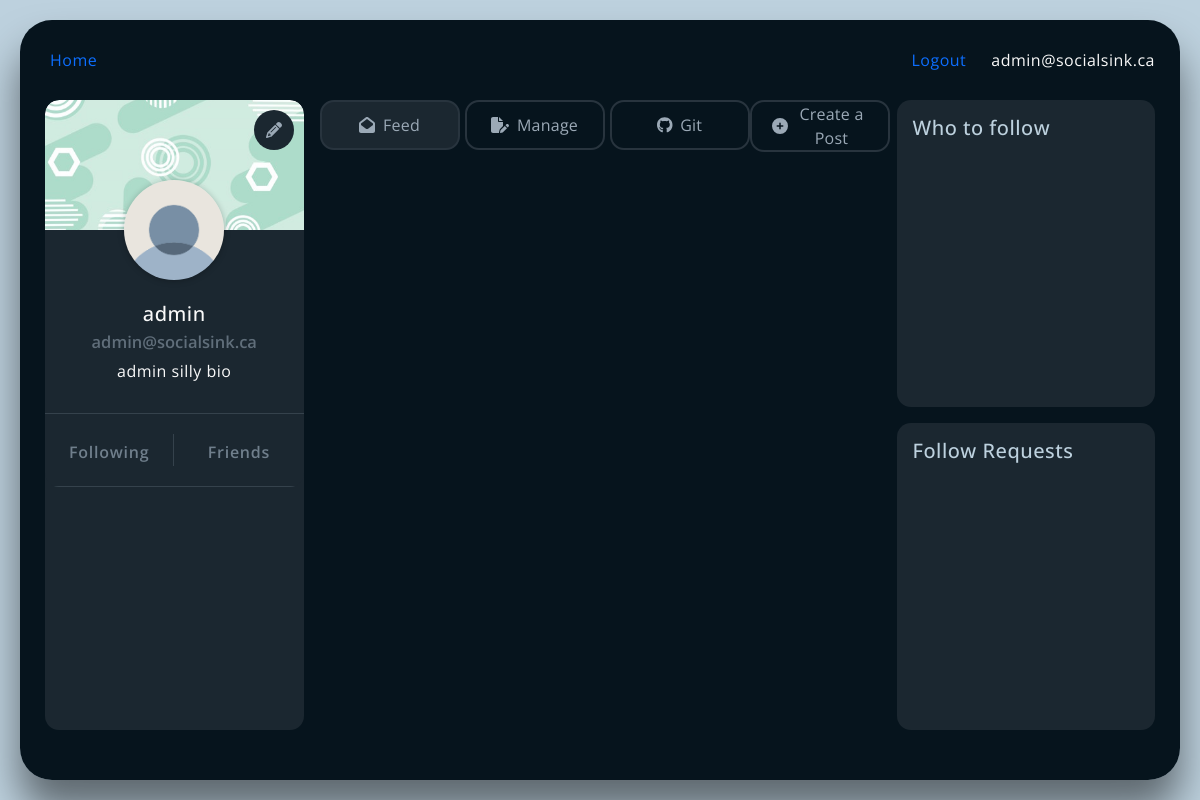
Page / (signed in) on the earlier database version.
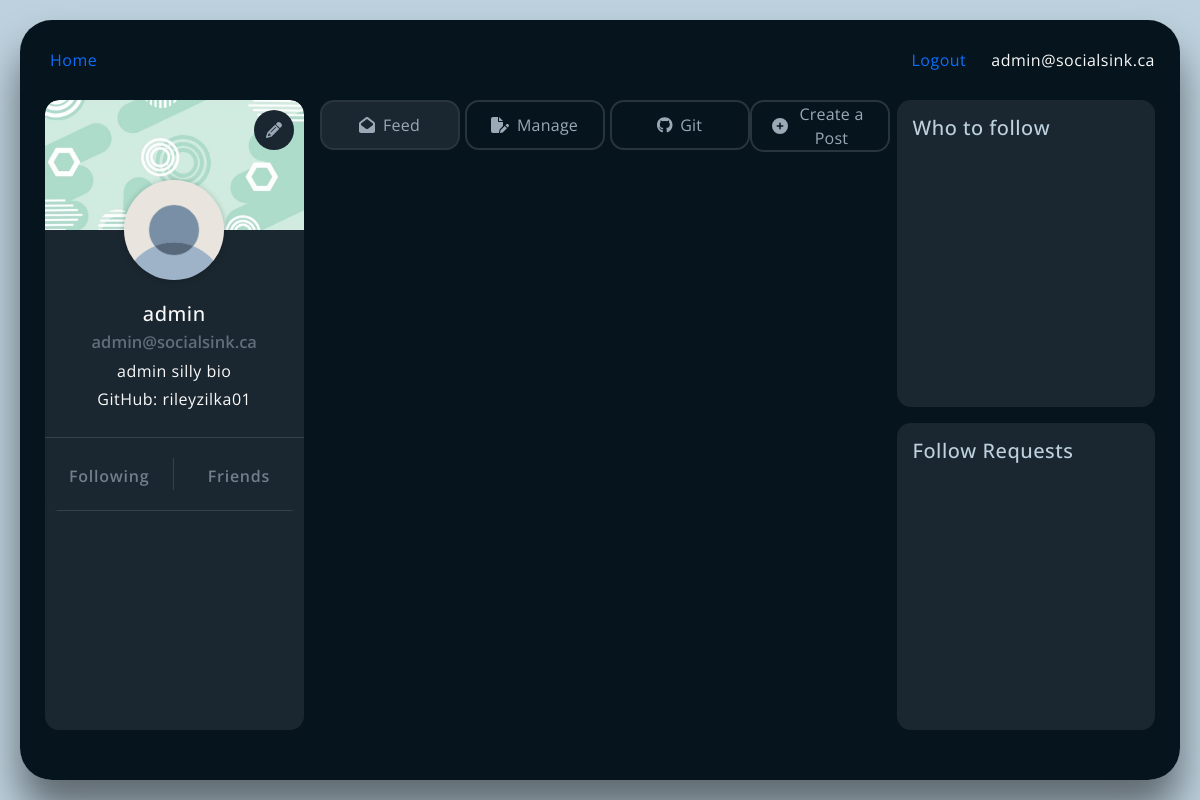
Same page on the later database version.
### main/models.py (models this page shows)
class Author(models.Model):
    id = models.AutoField(primary_key=True)
    user = models.OneToOneField(User, on_delete=models.CASCADE)
    bio = models.CharField(max_length=200, null=True)
    github = models.CharField(max_length=200, null=True, blank=True)
    profileImage = models.CharField(max_length=200, null=True, blank=True) #link to public image
    created_at = models.DateTimeField(auto_now_add=True)
    updated_at = models.DateTimeField(null=True, blank=True)
    is_permitted = models.BooleanField(default=True)

### main/views.py (the view)
# urls.py: path("", views.homepage, name="homepage"),
@login_required
def homepage(request):
    author = Author.objects.get(user=request.user)
    author_serializer = AuthorSerializer(author, context={'request': request})
    serialized_author = author_serializer.data
    return render(request=request,
                  template_name='main/home.html',
                  context={'user': request.user,
                           'author': author,
                           'author_endpoint': serialized_author['id']})

### main/serizlizers.py (called while the page is built)
    def to_representation(self, instance):
        request: Request = self.context.get('request')
        if request is None:
            return super().to_representation(instance)
        super_result = super().to_representation(instance)
        author_url = request.build_absolute_uri(reverse('authorReqHandler', args=[instance.id]))
        host_url = request.build_absolute_uri("/")
        super_result['type'] = "author"
        super_result['id'] = author_url
        super_result['url'] = author_url
        super_result['host'] = host_url
        super_result['displayName'] = instance.user.username
        return super_result

### main/templates/main/home.html (shortened to what this page needs)
{% extends "main/header.html" %}
{% block content %}
    {% include 'main/includes/navbar.html' %}
    <div class="home-wrapper">
        <div class="left-bar">
            {% include 'main/includes/profilebar.html' %}
        </div>
        <div class="main-area">
            <div id="top-options-container">
                <div id="nav-feed-tabs" class="nav-feed-tabs">
                    <button id="show-feed-activity" class="btn active-feed"><i class="fa-solid fa-envelope-open"></i>Feed</button>
                    <button id="show-manage-posts" class="btn"><i class="fa-solid fa-file-pen"></i>Manage</button>
                    <button id="show-git-activity" class="btn"><i class="fa-brands fa-github"></i>Git</button>
                </div>
                <button id="toggle-create-window" class="btn" type="button"><i class="fa-solid fa-circle-plus create-icon"></i>Create a Post</button>
            </div>
        </div>
        <div class="right-bar">
            {% include 'main/includes/findauthorsbar.html' %}
            {% include 'main/includes/followrequests.html' %}
        </div>
    </div>
{% endblock content %}

### main/templates/main/includes/profilebar.html (shortened to what this page needs)
<div id="profile-bar" style="overflow: hidden;">
    <button id="edit-profile-btn" class="button" onclick="showEditProfile()">
        <i class="fa-solid fa-pencil"></i>
    </button>
    <img src="../../../static/images/user_bg.jpg" class="user-bg" />
    <img src="{% if author.profileImage %}{{ author.profileImage }}{% else %}../../../static/images/unknown_user.png{% endif %}" class="profile-img" />
    <div class="user-box">
        <h3 id="profile-username" class="username">{{ user.username}}</h3>
        <p id="profile-email" class="useremail">{{ user.email }}</p>
        <p id="profile-bio" class="userbio">{% if author.bio %}{{ author.bio }}{% endif %}</p>
        <p id="profile-github" class="usergithub">{% if author.github %}GitHub: {{ author.github }}{% endif %}</p>
    </div>
    <div class="follow-box">
        <div>
            <p class="count-label">Following</p>
        </div>
        <div>
            <p class="count-label">Friends</p>
        </div>
    </div>
</div>

Differences in the rows shown:
changed Author "admin silly bio": github (not shown) → "rileyzilka01"
Other differences:
text now shown: "GitHub:"
